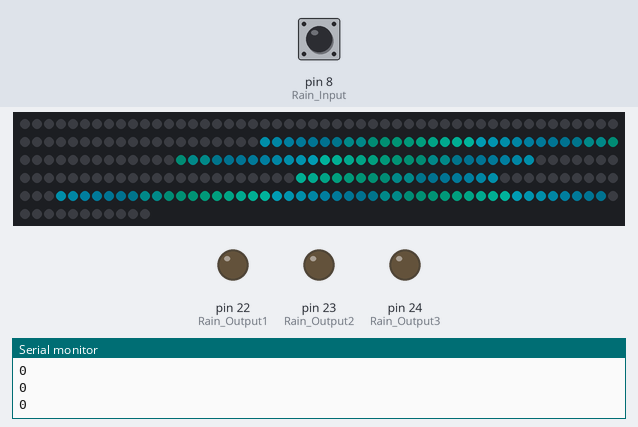
The sketch below on a simulated Arduino Mega 2560, built with avr-gcc and run on an emulated ATmega2560. On the bench: 261 RGB LEDs in strip order, left to right, continuing on the next row, output pins drawn as LEDs (lit = HIGH), the last lines printed to the serial monitor. Inputs (shaded band) come from the test bench; at power-on: pin 8 (Rain_Input) LOW. Dim RGB values are drawn brighter than linear.

Above: at 1.2 s.
1.3 s: pin 8 (Rain_Input) driven HIGH
At 2.7 s:
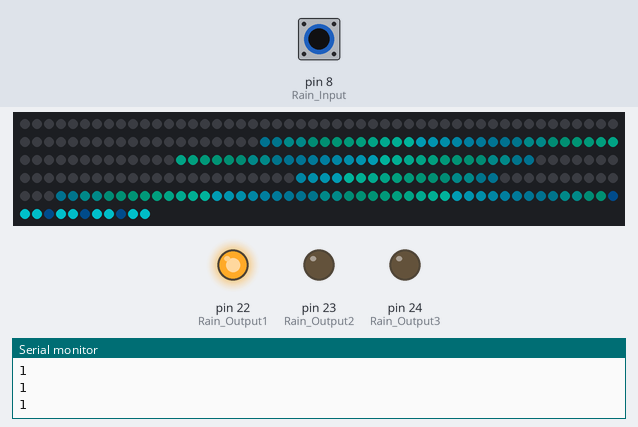
4.0 s: pin 8 (Rain_Input) pulsed LOW 5 times (0.12 s each, 0.3 s apart)
At 7.07 s:
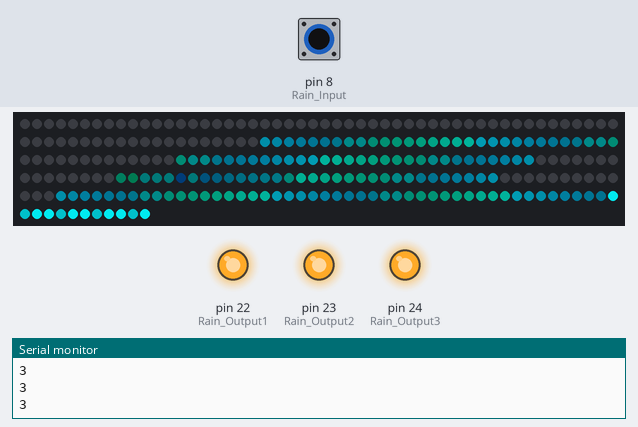
At 8.34 s:
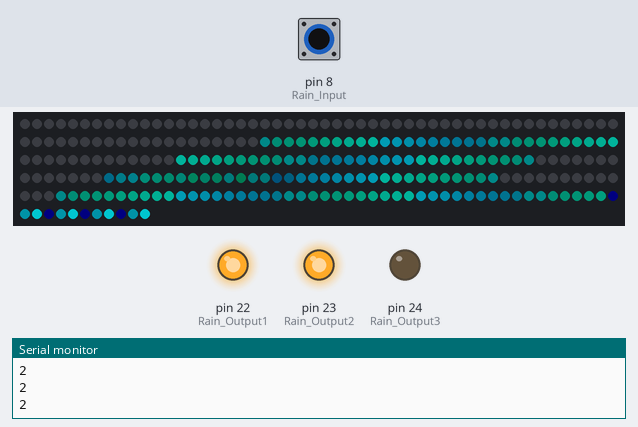
Timing chart, 0 to 16.1 s (numbered marks = the images above; inputs shaded):
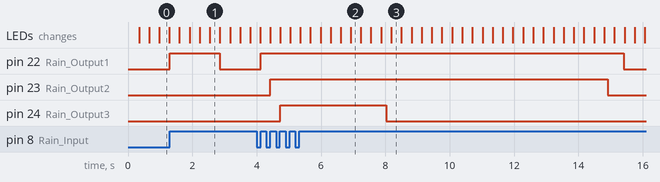

The sketch:

NewSewerFlow.ino
```cpp
#include <Adafruit_NeoPixel.h>

#define Output_1 2 //
#define Output_2 3 //
#define Output_3 4 //
#define Output_4 5 //

#define Input_1 13 //
#define Input_2 12 //
#define Input_3 11 //
#define Input_4 10 //

#define ToiletSound 26 //
#define ShowerSound 27 //

#define RainLvl1 51 //
#define RainLvl2 49 //
#define RainLvl3 47 //

#define Rain_Input 8 //

#define Rain_Output1 22 //
#define Rain_Output2 23 //
#define Rain_Output3 24 //

#define Pixel_Pin 9 //
#define Num_Pixels 261
#define BRIGHTNESS 255

unsigned long CurrentTime;
struct Time {
  unsigned long LastTriggered;
  long Duration;
};

Time RainFrame = {0,10};
Time RainWait = {0,500};
Time SewersFrame = {0,10};
Time ProjectedSpeed = {0,10};
// Time GreenWaveHoldTime = {0,200};
// Time BlueWaveHoldTime = {0,400};
Time StageOneStorm = {0,2000};
Time StageTwoStorm = {0,2000 + StageOneStorm.Duration};
Time StageThreeStorm = {0,4000 + StageTwoStorm.Duration};
Time RainHold = {0,1000};

const int GutterLength = 3;
int GutterIntensity = 0;
int GutterLead = GutterLength;

const int UpperSewerStart = 70;
const int UpperSewerEnd = 142;
const int LengthOfUpperSewer = 30;

const int LowerSewersStart = 143;
const int LowerSewersEnd = Num_Pixels - 12;
const int LowerSewersLength = 46;
const int DrainageLength = 14;
const int WaterTreatmentStart = LowerSewersEnd - LowerSewersLength;
const int WaterTreatmentEnd = LowerSewersEnd;
const int OceanDumpStart = LowerSewersStart + LowerSewersLength;
const int OceanDumpEnd = LowerSewersStart;
const int LowerSewerCombine = 16;
const int WarningLength = 6;
int WarningIntensity;
bool StormStart = false;

int Runoff = 0;
int RunoffLead = 0;
bool RunoffDrain = false;
float RunoffFade = 0;
bool RunoffStart = false;

const int Length = 20;
const int GutterHueLength = 6;

bool RainOn = false;
int StormLevel = 0;
int ProjectedStormLevel = 0;
bool RainPush = false;
bool Raining = false;

// bool CurrentShiftRise = true;
// int CurrentShift = 0;

struct ShiftingColor {
  int RedHue[Length];
  int GreenHue[Length];
  int BlueHue[Length];
  int WhiteHue[Length];
  int LastRed;
  int LastGreen;
  int LastBlue;
  int LastWhite;
};

ShiftingColor SewerWaveHue;
ShiftingColor GutterHue;
ShiftingColor FlowOutHue;

struct StaticColor {
  int RedHue[Length];
  int GreenHue[Length];
  int BlueHue[Length];
};

// StaticColor PipeLeadHue;
StaticColor RunoffLeadHue;
StaticColor RunoffLeadHueTest;

double FlowOutIntensity = 0;
//double FlowOutMultiplier[Length];
//double LastFlowOutMultiplier;

Adafruit_NeoPixel strip(Num_Pixels, Pixel_Pin, NEO_GRBW + NEO_KHZ800);

void WaveUpdate(){
  for(int x=0; x < Length; x++){
    SewerWaveHue.GreenHue[x]= (100/2)-((100/2) * sin(x * (3.14/Length)));
    SewerWaveHue.BlueHue[x]= (200/2)-((200/2) * sin(x * (3.14/Length)));

    RunoffLeadHue.BlueHue[x] = (200/2)+((200/2) * cos(x * (3.14/Length)));
    RunoffLeadHue.GreenHue[x] = (100/2)+((100/2) * cos(x * (3.14/Length)));

    FlowOutHue.BlueHue[x] = (100)-(100 * sin(x * (3.14/Length)));
    FlowOutHue.GreenHue[x] = (50)-(50 * sin(x * (3.14/Length)));
    FlowOutHue.WhiteHue[x] = (20/2)-((20/2) * cos(x*(3.14/Length)));

    //Serial.println(FlowOutHue.WhiteHue[x]);
  }
  FlowOutHue.WhiteHue[0]=0;
  RunoffLeadHue.BlueHue[Length -1] = 0;
  RunoffLeadHue.GreenHue[Length -1] = 0;


}

void GutterFlowUpdate(int Intensity, int BlueBrightness, int GreenBrightness){
  for(int x = 0; x < GutterHueLength; x++){
    GutterHue.BlueHue[x]= (BlueBrightness/2)+((BlueBrightness/2)*cos(x*(((3.14 * Intensity))/GutterHueLength)));
    GutterHue.GreenHue[x]= (GreenBrightness/2)+((GreenBrightness/2)*cos(x*((3.14 * Intensity)/GutterHueLength)));
  }
}

// void FlowOutUpdate(){ // Not used atm
//   for(int x = 0; x< Length; x++){
//     FlowOutMultiplier[x] = (FlowOutIntensity - (FlowOutIntensity * sin(x * (3.14/Length))));
//   }
//   if(FlowOutIntensity < .5 && CurrentTime <= StageOneStorm.Duration + StageOneStorm.LastTriggered){FlowOutIntensity = FlowOutIntensity + 0.1;}
//   else if (FlowOutIntensity > 0 && CurrentTime >= StageOneStorm.Duration + StageOneStorm.LastTriggered){FlowOutIntensity = FlowOutIntensity - 0.1;}
// }

void setup() {
  strip.begin();
  strip.show();
  strip.setBrightness(BRIGHTNESS);
  Serial.begin(9600);

  pinMode(Rain_Input,INPUT);

  pinMode(Rain_Output1,OUTPUT);
  pinMode(Rain_Output2,OUTPUT);
  pinMode(Rain_Output3,OUTPUT);

  WaveUpdate();
}

void Rain(){ // Could be cleaned more
  if(digitalRead(Rain_Input)== HIGH && RainPush == false){ // Rope Pull check that'll add up to three and cut off at a certain point
    RainWait.LastTriggered = CurrentTime;
    if(ProjectedStormLevel<3 && Raining == false){ProjectedStormLevel++;}
    RainPush = true;
  }
  else if(digitalRead(Rain_Input)==LOW){RainPush = false;}


  if(ProjectedStormLevel == 1 || (ProjectedStormLevel < StormLevel && StormLevel == 1)){
    digitalWrite(Rain_Output1, HIGH);
    digitalWrite(Rain_Output2, LOW);
    digitalWrite(Rain_Output3, LOW);

    digitalWrite(RainLvl1, HIGH);

    ProjectedSpeed.Duration = 10;
  }
  else if(ProjectedStormLevel == 2 || (ProjectedStormLevel < StormLevel && StormLevel == 2)){
    digitalWrite(Rain_Output1, HIGH);
    digitalWrite(Rain_Output2, HIGH);
    digitalWrite(Rain_Output3, LOW);

    digitalWrite(RainLvl1, HIGH);
    digitalWrite(RainLvl2, HIGH);

    ProjectedSpeed.Duration = 9;
  }
  else if (ProjectedStormLevel== 3 || (ProjectedStormLevel < StormLevel && StormLevel == 3)){
    digitalWrite(Rain_Output1, HIGH);
    digitalWrite(Rain_Output2, HIGH);
    digitalWrite(Rain_Output3, HIGH);

    digitalWrite(RainLvl1, HIGH);
    digitalWrite(RainLvl1, HIGH);
    digitalWrite(RainLvl2,HIGH);

    ProjectedSpeed.Duration = 7;
  }
  else {
    digitalWrite(Rain_Output1, LOW);
    digitalWrite(Rain_Output2, LOW);
    digitalWrite(Rain_Output3, LOW);

    digitalWrite(RainLvl1,LOW);
    digitalWrite(RainLvl2,LOW);
    digitalWrite(RainLvl3,LOW);

    ProjectedSpeed.Duration = 10;
  }

  if(RainFrame.Duration != ProjectedSpeed.Duration){
    if(CurrentTime >= RainWait.LastTriggered + RainWait.Duration){
      if(RainFrame.Duration > ProjectedSpeed.Duration){RainFrame.Duration--;}
      else if(RainFrame.Duration < ProjectedSpeed.Duration){RainFrame.Duration++;}
    }
  }

  if(SewersFrame.Duration != ProjectedSpeed.Duration){
    if(CurrentTime >= RainWait.LastTriggered + RainWait.Duration){
      if(SewersFrame.Duration > ProjectedSpeed.Duration){SewersFrame.Duration--;}
      else if(SewersFrame.Duration < ProjectedSpeed.Duration){SewersFrame.Duration++;}
    }
  }


  if(StormLevel < ProjectedStormLevel){ // Increases StormLevel after a certain duration
    if(CurrentTime >= RainWait.LastTriggered + RainWait.Duration){
      StormLevel++;
      RainWait.LastTriggered = CurrentTime;
    }
  }
  else if(StormLevel > ProjectedStormLevel){
    if((CurrentTime >= RainWait.LastTriggered + RainWait.Duration  && CurrentTime >= RainHold.LastTriggered + RainHold.Duration) || (CurrentTime >= StageThreeStorm.LastTriggered + StageThreeStorm.Duration && StormLevel == 3)){
      StormLevel--;
      RainWait.LastTriggered = CurrentTime;
      //Serial.println("Drop");
    }
  }
  else if(StormLevel == ProjectedStormLevel){
    if(StormLevel == 3){RainHold.Duration = StageThreeStorm.Duration;}
    else{RainHold.Duration = 1000;}

    RainHold.LastTriggered = CurrentTime;
    ProjectedStormLevel = 0;
  }

  if(StormLevel > 0 && ProjectedStormLevel == 0){Raining = true;}
  else{Raining = false;}

  //StormIntensity = StormLevel + 1;
}

void RainGutters(){
  if(StormLevel > 0){
    for(int x = 0; x < GutterLength - GutterLead; x++){ // Base Animation
      //for(int Gutter = 0; Gutter <= 4; Gutter++){strip.setPixelColor((Num_Pixels - (3*Gutter))+x,0,GutterHue[x], GutterHue[x]+5);}
      strip.setPixelColor((Num_Pixels - (GutterLength)) + x,0,GutterHue.GreenHue[x], GutterHue.BlueHue[x]+5);
      strip.setPixelColor((Num_Pixels - (GutterLength * 2)) + x,0,GutterHue.GreenHue[x], GutterHue.BlueHue[x]+5);
      strip.setPixelColor((Num_Pixels - (GutterLength * 3)) + x,0,GutterHue.GreenHue[x], GutterHue.BlueHue[x]+5);
      strip.setPixelColor((Num_Pixels - (GutterLength * 4)) + x,0,GutterHue.GreenHue[x], GutterHue.BlueHue[x]+5);
    }
    if(GutterLead > 0){GutterLead--;}
  }
  else{
    for(int x = GutterLead; x < GutterLength; x++){ // Base Animation
      //for(int Gutter = 0; Gutter <= 4; Gutter++){strip.setPixelColor((Num_Pixels - (3*Gutter))+x,0,GutterHue[x], GutterHue[x]+5);}
      strip.setPixelColor((Num_Pixels - (GutterLength)) + x,0,GutterHue.GreenHue[x], GutterHue.BlueHue[x]+5);
      strip.setPixelColor((Num_Pixels - (GutterLength * 2)) + x,0,GutterHue.GreenHue[x], GutterHue.BlueHue[x]+5);
      strip.setPixelColor((Num_Pixels - (GutterLength * 3)) + x,0,GutterHue.GreenHue[x], GutterHue.BlueHue[x]+5);
      strip.setPixelColor((Num_Pixels - (GutterLength * 4)) + x,0,GutterHue.GreenHue[x], GutterHue.BlueHue[x]+5);
    }
    for(int x = 1; x <= 4; x++){strip.setPixelColor((Num_Pixels - (GutterLength*x)) + GutterLead, 0, 0, 0);}
    if(GutterLead < GutterLength){GutterLead++;}
  }
}

void UpperSewers(){
  if(CurrentTime >= SewersFrame.Duration + SewersFrame.LastTriggered){
    for(int x = 0; x < LengthOfUpperSewer; x++){
      strip.setPixelColor(x+UpperSewerStart,0,SewerWaveHue.GreenHue[x-(Length*(x/Length))]+10,SewerWaveHue.BlueHue[x-(Length*(x/Length))]+10);
      strip.setPixelColor(UpperSewerEnd-x,0,SewerWaveHue.GreenHue[x-(Length*(x/Length))]+10,SewerWaveHue.BlueHue[x-(Length*(x/Length))]+10);
      //Serial.println(CurrentShift);
    }
  }
}

void LowerSewers(){ // Works as intended but open for tweaking
 if(CurrentTime >= SewersFrame.Duration + SewersFrame.LastTriggered){
    if(StormLevel < 3){
      for(int x = 0; x < LowerSewersLength; x++){
        strip.setPixelColor(WaterTreatmentStart + x,0,SewerWaveHue.GreenHue[x-(Length*(x/Length))]+10,10+SewerWaveHue.BlueHue[x-(Length*(x/Length))]);
        if(x <= LowerSewerCombine){strip.setPixelColor(OceanDumpStart - x,0,SewerWaveHue.GreenHue[x-(Length*(x/Length))]+10,10+SewerWaveHue.BlueHue[x-(Length*(x/Length))]);}
        else if(x <= LowerSewersLength - DrainageLength && StormStart == true){
          if(FlowOutIntensity > 0 && Runoff == RunoffLead){FlowOutIntensity = FlowOutIntensity - .005;}
          else if (FlowOutIntensity == 0){StormStart = false;}
          strip.setPixelColor(OceanDumpStart - x,0,(FlowOutHue.GreenHue[x-(Length*(x/Length))]+10) * FlowOutIntensity, (10+FlowOutHue.BlueHue[x-(Length*(x/Length))])*FlowOutIntensity);
        }
        else if(x >= LowerSewersLength - DrainageLength + RunoffLead && Runoff > 0){strip.setPixelColor(OceanDumpStart - x,0,FlowOutHue.GreenHue[x-(Length*(x/Length))]+10,10+FlowOutHue.BlueHue[x-(Length*(x/Length))]);}
      }

      if(Runoff > 0){
        for(int x = 0; x < Length; x++){
          if(RunoffLead - x < 0){break;}
          else if (RunoffLead - x < DrainageLength){strip.setPixelColor((OceanDumpEnd + DrainageLength) - (RunoffLead - x),0,RunoffLeadHue.GreenHue[x],RunoffLeadHue.BlueHue[x]);}
        }
        if(RunoffLead < Runoff){RunoffLead++;}
        else{
          Runoff = 0;
          RunoffLead = 0;
        }
      }
    }
    else{
      if(StormStart == false){
        StageOneStorm.LastTriggered = CurrentTime;
        StageTwoStorm.LastTriggered = CurrentTime;
        StageTwoStorm.LastTriggered = CurrentTime;
        StormStart = true;
      }

      for(int x = 0; x < LowerSewersLength; x++){ // Continual Flow Animations
        strip.setPixelColor(WaterTreatmentStart + x,0,SewerWaveHue.GreenHue[x-(Length*(x/Length))]+10,10+SewerWaveHue.BlueHue[x-(Length*(x/Length))]);
        if(x <= LowerSewerCombine){strip.setPixelColor(OceanDumpStart - x,0,SewerWaveHue.GreenHue[x-(Length*(x/Length))]+10,10+SewerWaveHue.BlueHue[x-(Length*(x/Length))]);}
        else if(CurrentTime <= StageOneStorm.Duration + StageOneStorm.LastTriggered && x < LowerSewersLength - DrainageLength){
          if(FlowOutIntensity < 1){FlowOutIntensity = FlowOutIntensity + .005;}
          strip.setPixelColor(OceanDumpStart - x,0,(FlowOutHue.GreenHue[x-(Length*(x/Length))]+10) * FlowOutIntensity, (10+FlowOutHue.BlueHue[x-(Length*(x/Length))])*FlowOutIntensity);
        }
        else if(CurrentTime <= StageTwoStorm.Duration + StageTwoStorm.LastTriggered && x < LowerSewersLength - DrainageLength){
          if(x> LowerSewersLength - DrainageLength - WarningLength && x <= LowerSewersLength - DrainageLength){strip.setPixelColor(OceanDumpStart - x,0,0,0,FlowOutHue.WhiteHue[0]);}//Flash
          //if(x> LowerSewersLength - DrainageLength - WarningLength && x <= LowerSewersLength - DrainageLength){strip.setPixelColor(OceanDumpStart - x,0,FlowOutHue.GreenHue[x-(Length*(x/Length))]+10,10+FlowOutHue.BlueHue[x-(Length*(x/Length))],FlowOutHue.WhiteHue[0]);}//Flash
          else{strip.setPixelColor(OceanDumpStart - x,0,FlowOutHue.GreenHue[x-(Length*(x/Length))]+10,10+FlowOutHue.BlueHue[x-(Length*(x/Length))]);}//Normal
          //Serial.println(FlowOutHue.WhiteHue[0]);
        }
       else if(CurrentTime <= StageThreeStorm.Duration + StageThreeStorm.LastTriggered && x < LowerSewersLength - DrainageLength + Runoff){
          if(x> LowerSewersLength - DrainageLength - WarningLength && x <= LowerSewersLength - DrainageLength && Runoff < DrainageLength){strip.setPixelColor(OceanDumpStart - x,0,FlowOutHue.GreenHue[x-(Length*(x/Length))]+10,10+FlowOutHue.BlueHue[x-(Length*(x/Length))],FlowOutHue.WhiteHue[0]);}//Flash
          else{strip.setPixelColor(OceanDumpStart - x,0,FlowOutHue.GreenHue[x-(Length*(x/Length))]+10,10+FlowOutHue.BlueHue[x-(Length*(x/Length))]);}
        }
        //else if(CurrentTime <= StageThreeStorm.Duration + StageThreeStorm.LastTriggered && x < LowerSewersLength){strip.setPixelColor(OceanDumpStart - x,0,FlowOutHue.GreenHue[x-(Length*(x/Length))]+10,10+FlowOutHue.BlueHue[x-(Length*(x/Length))]);}
      }

      if(CurrentTime <= StageOneStorm.Duration + StageOneStorm.LastTriggered) {// Stage 1: Fade In [o] ... it's good as is, but could be better and smoother
        //if(FlowOutIntensity < 1){FlowOutIntensity = FlowOutIntensity + .01;}
        //FlowOutUpdate();
      }
      else if(CurrentTime <= StageTwoStorm.Duration + StageTwoStorm.LastTriggered){ // Stage 2: FlashWarning[o] ... it's good and does not use this
        // if(WarningIntensity < Length && WarningRise == true){WarningIntensity++;}
        // else if(WarningIntensity == Length){WarningRise = false;}
        // else if(WarningIntensity > 0){WarningIntensity--;}
        // else if(WarningIntensity == 0){WarningRise = true;}
        //Serial.println(WarningIntensity);
      }
      else if(CurrentTime <= StageThreeStorm.Duration + StageThreeStorm.LastTriggered){ // Stage 3: FlowOut[o] ... it works
        for(int i = 0; i < Length; i++){
          RunoffLead = 0;
          if(Runoff - i < 0){break;}
          else if(Runoff - i < DrainageLength){strip.setPixelColor((OceanDumpEnd + DrainageLength) - (Runoff - i),0,RunoffLeadHue.GreenHue[Length - 1 - i],RunoffLeadHue.BlueHue[Length - 1 - i]);}
        }
        if(Runoff - Length < DrainageLength){Runoff++;}
      }
    }
  }
}

void loop(){
  CurrentTime = millis();
  Rain();
  UpperSewers();
  LowerSewers();

  if(CurrentTime  >= RainFrame.Duration + RainFrame.LastTriggered){
   Serial.println(StormLevel);
    if(GutterIntensity != StormLevel){
      if(StormLevel == 1){GutterFlowUpdate(StormLevel,100,100);}
      else if (StormLevel == 2){GutterFlowUpdate(StormLevel,150,150);}
      else if (StormLevel == 3){GutterFlowUpdate(StormLevel,200,200);}
      GutterIntensity = StormLevel;
    }

    RainGutters();

    if(StormLevel > 0){
      GutterHue.LastBlue = GutterHue.BlueHue[GutterHueLength -1];
      GutterHue.LastGreen = GutterHue.GreenHue[GutterHueLength -1];
      for(int x = GutterHueLength; x >= 0; x--){
        if(x != 0){
          GutterHue.BlueHue[x] = GutterHue.BlueHue[x-1];
          GutterHue.GreenHue[x] = GutterHue.GreenHue[x-1];
        }
        else{
           GutterHue.BlueHue[x] = GutterHue.LastBlue;
          GutterHue.GreenHue[x] = GutterHue.LastGreen;
        }
      }
    }

    RainFrame.LastTriggered = CurrentTime;
  }

  if(CurrentTime  >= SewersFrame.Duration + SewersFrame.LastTriggered){
    SewerWaveHue.LastBlue = SewerWaveHue.BlueHue[Length-1];
    SewerWaveHue.LastGreen = SewerWaveHue.GreenHue[Length-1];

    FlowOutHue.LastBlue = FlowOutHue.BlueHue[Length-1];
    FlowOutHue.LastGreen = FlowOutHue.GreenHue[Length -1];
    FlowOutHue.LastWhite = FlowOutHue.WhiteHue[Length -1];


    //LastFlowOutMultiplier = FlowOutMultiplier[Length - 1];

    for(int x = Length; x >= 0; x--){
      if(x!=0){
        SewerWaveHue.BlueHue[x]=SewerWaveHue.BlueHue[x-1];
        SewerWaveHue.GreenHue[x]=SewerWaveHue.GreenHue[x-1];

        FlowOutHue.BlueHue[x] = FlowOutHue.BlueHue[x-1];
        FlowOutHue.GreenHue[x] = FlowOutHue.GreenHue[x-1];
        if(FlowOutHue.WhiteHue[0] != 0 || (CurrentTime <= StageTwoStorm.Duration + StageTwoStorm.LastTriggered && CurrentTime > StageOneStorm.Duration + StageOneStorm.LastTriggered)){FlowOutHue.WhiteHue[x] = FlowOutHue.WhiteHue[x-1];}

        //FlowOutMultiplier[x] = FlowOutMultiplier[x-1];
      }
      else {
        SewerWaveHue.BlueHue[x]=SewerWaveHue.LastBlue;
        SewerWaveHue.GreenHue[x]=SewerWaveHue.LastGreen;

        FlowOutHue.BlueHue[x] = FlowOutHue.LastBlue;
        FlowOutHue.GreenHue[x] = FlowOutHue.LastGreen;
        if(FlowOutHue.WhiteHue[0] != 0 || (CurrentTime <= StageTwoStorm.Duration + StageTwoStorm.LastTriggered && CurrentTime > StageOneStorm.Duration + StageOneStorm.LastTriggered)){FlowOutHue.WhiteHue[x] = FlowOutHue.LastWhite;}


        //FlowOutMultiplier[x] = LastFlowOutMultiplier;
      }
    }

    // if(StormLevel > 0){RunoffStart = true;}
    // if(RunoffStart = true){
    //   if(CurrentTime >= BlueWaveHoldTime.LastTriggered + BlueWaveHoldTime.Duration && CurrentTime >= GreenWaveHoldTime.LastTriggered + GreenWaveHoldTime.Duration){
    //     if(CurrentShift < 10 && CurrentShiftRise == true){CurrentShift++;}
    //     else if (CurrentShift >= 10 && CurrentShiftRise == true){
    //       GreenWaveHoldTime.LastTriggered = CurrentTime;
    //       CurrentShiftRise = false;
    //     }
    //     else if (CurrentShift > 1 && CurrentShiftRise == false){CurrentShift--;}
    //     else if(CurrentShift <= 1 && CurrentShiftRise == false){
    //       BlueWaveHoldTime.LastTriggered = CurrentTime;
    //       CurrentShiftRise = true;
    //     }
    //   }
    //   if(CurrentShift == 0 && StormLevel == 0){RunoffStart = false;}
    // }

    SewersFrame.LastTriggered = CurrentTime;
  }

  strip.show();}
```

Measured:
- after the input at 1.3 s, pin 22 (Rain_Output1): LOW → HIGH at once, → LOW 1.6 s later
- after the input at 4.0 s, pin 22 (Rain_Output1): LOW → HIGH after 0.13 s, → LOW 11.3 s later; pin 23 (Rain_Output2): LOW → HIGH after 0.42 s, → LOW 10.5 s later; pin 24 (Rain_Output3): LOW → HIGH after 0.73 s, → LOW 3.3 s later; the LEDs: first differ from a run without the input after 2.0 s (image 2 shows a later state)
